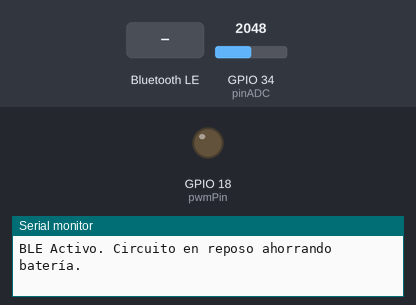
A sketch run on a simulated ESP32. On the bench: output pins drawn as LEDs (lit = HIGH), the last lines printed to the serial monitor. The inputs (shaded band) are chosen by the test bench; at power-on: GPIO 34 (pinADC) = 2048. Nothing arrives over Bluetooth unless stated; a phone connects over Bluetooth LE 3 s after start.

Above: at 1.2 s.
1.3 s: Bluetooth LE write "1" received
At 4.0 s:
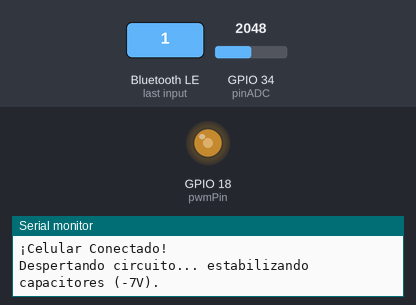
4.3 s: GPIO 34 (pinADC) set to 3550
5.8 s: GPIO 34 (pinADC) set to 3644
7.7 s: Bluetooth LE write "0" received
At 9.1 s:
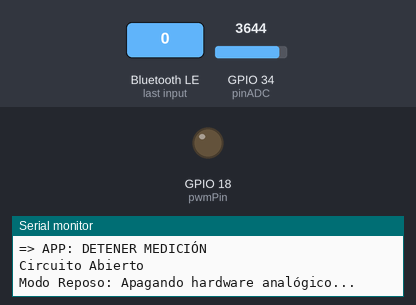
Timing chart, 0 to 10.2 s (numbered marks = the images above; inputs shaded):
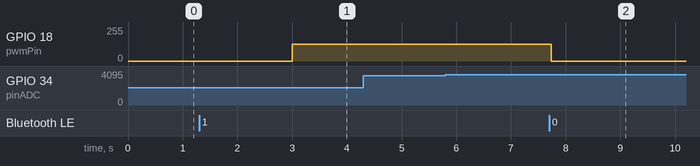

The sketch:

ohmnipulse_esp32_v2.ino
```cpp
#include <BLEDevice.h>
#include <BLEServer.h>
#include <BLEUtils.h>
#include <BLE2902.h>

// =========================================================================
// Miliohmímetro BLE para ESP32 - Optimizado (Batería y Promediado)
// =========================================================================

// --- Pines y Hardware ---
const int pwmPin = 18;
const int pwmFrecuencia = 100;
const int pwmResolucion = 8;
const int pinADC = 34;

// --- Constantes del Circuito ---
const float corrienteInyectada = 0.0196;
const float gananciaAD620 = 50.4;
const float voltajeReferenciaADC = 3.3;

// --- Variables BLE y Estados ---
BLEServer *pServer = NULL;
BLECharacteristic *pCharacteristicTX = NULL;
bool deviceConnected = false;
bool oldDeviceConnected = false;
bool medirYEnviar = false;

// --- NUEVAS VARIABLES DE CONTROL (Ahorro y Promedios) ---
bool hardwareEncendido = false;
int contadorMediciones = 0;
float sumaResistencias = 0.0;

#define SERVICE_UUID           "4fafc201-1fb5-459e-8fcc-c5c9c331914b"
#define CHARACTERISTIC_UUID_TX "beb5483e-36e1-4688-b7f5-ea07361b26a8"
#define CHARACTERISTIC_UUID_RX "beb5483f-36e1-4688-b7f5-ea07361b26a8"

class MyServerCallbacks: public BLEServerCallbacks {
    void onConnect(BLEServer* pServer) {
      deviceConnected = true;
      Serial.println("¡Celular Conectado!");
    };
    void onDisconnect(BLEServer* pServer) {
      deviceConnected = false;
      medirYEnviar = false;
      Serial.println("Celular Desconectado.");
    }
};

class MyCallbacks: public BLECharacteristicCallbacks {
    void onWrite(BLECharacteristic *pCharacteristic) {
      String rxValue = pCharacteristic->getValue();
      if (rxValue.length() > 0) {
        if (rxValue[0] == '1') {
          medirYEnviar = true;
          Serial.println("=> APP: INICIAR MEDICIÓN");
        } else if (rxValue[0] == '0') {
          medirYEnviar = false;
          Serial.println("=> APP: DETENER MEDICIÓN");
        }
      }
    }
};

void setup() {
  Serial.begin(115200);

  // Configuramos el PWM pero lo dejamos APAGADO (Duty Cycle 0)
  ledcAttach(pwmPin, pwmFrecuencia, pwmResolucion);
  ledcWrite(pwmPin, 0);
  hardwareEncendido = false;

  BLEDevice::init("ESP32_Miliohmimetro");
  pServer = BLEDevice::createServer();
  pServer->setCallbacks(new MyServerCallbacks());

  BLEService *pService = pServer->createService(SERVICE_UUID);

  pCharacteristicTX = pService->createCharacteristic(
                        CHARACTERISTIC_UUID_TX,
                        BLECharacteristic::PROPERTY_NOTIFY
                      );
  pCharacteristicTX->addDescriptor(new BLE2902());

  BLECharacteristic *pCharacteristicRX = pService->createCharacteristic(
                                           CHARACTERISTIC_UUID_RX,
                                           BLECharacteristic::PROPERTY_WRITE
                                         );
  pCharacteristicRX->setCallbacks(new MyCallbacks());

  pService->start();
  pServer->getAdvertising()->start();
  Serial.println("BLE Activo. Circuito en reposo ahorrando batería.");
}

void loop() {
  if (!deviceConnected && oldDeviceConnected) {
      delay(500);
      pServer->startAdvertising();
      oldDeviceConnected = deviceConnected;
  }
  if (deviceConnected && !oldDeviceConnected) {
      oldDeviceConnected = deviceConnected;
  }

  // LÓGICA DE MEDICIÓN Y ESTADOS
  if (deviceConnected && medirYEnviar) {

    // 1. Si el hardware estaba apagado, lo despertamos
    if (!hardwareEncendido) {
      Serial.println("Despertando circuito... estabilizando capacitores (-7V).");
      ledcWrite(pwmPin, 127); // Encender bomba de carga
      delay(1000);            // Esperar 1 segundo vital para la estabilidad
      hardwareEncendido = true;
      contadorMediciones = 0; // Reiniciamos variables
      sumaResistencias = 0.0;
    }

    // 2. Toma de una lectura con oversampling
    long sumaLecturas = 0;
    int muestras = 500;
    for(int i = 0; i < muestras; i++){
      sumaLecturas += analogRead(pinADC);
      delayMicroseconds(50);
    }
    float promedioADC = sumaLecturas / (float)muestras;

    float voltajeLeido = ((promedioADC * voltajeReferenciaADC) / 4095.0);
    float voltajeCalibrado = (voltajeLeido * 1.0) + 0.100; // offsetVoltaje

    // 3. Evaluar y promediar
    if (voltajeCalibrado > 3.0) {
      // Si está abierto, enviamos 0 inmediatamente y reseteamos el buffer
      // para no promediar "aire" con lecturas reales.
      Serial.println("Circuito Abierto");
      contadorMediciones = 0;
      sumaResistencias = 0.0;
      pCharacteristicTX->setValue("0.00,85,1,30");
      pCharacteristicTX->notify();
    }
    else {
      float voltajeReal = (voltajeCalibrado / gananciaAD620);
      float resistenciaBase = voltajeReal / corrienteInyectada;
      float resistenciaFinalOhmios = (resistenciaBase * 1.036);
      float resistenciamOhm = resistenciaFinalOhmios * 1000.0;

      sumaResistencias += resistenciamOhm;
      contadorMediciones++;

      Serial.print("Muestra ");
      Serial.print(contadorMediciones);
      Serial.print("/5: ");
      Serial.print(resistenciamOhm, 2);
      Serial.println(" mΩ");

      // 4. Cuando llegamos a 5 muestras, enviamos a la App
      if (contadorMediciones >= 50) {
        float promedioFinal = sumaResistencias / 50.0;

        Serial.print(">> ENVIANDO PROMEDIO BLE: ");
        Serial.print(promedioFinal, 2);
        Serial.println(" mΩ");

        String datosBLE = String(promedioFinal, 2) + ",85,1,30";
        pCharacteristicTX->setValue(datosBLE.c_str());
        pCharacteristicTX->notify();

        // Reiniciamos para el próximo bloque de 5
        contadorMediciones = 0;
        sumaResistencias = 0.0;
      }
    }
  }
  else {
    // 5. MODO REPOSO (Bajo consumo)
    if (hardwareEncendido) {
      Serial.println("Modo Reposo: Apagando hardware analógico...");
      ledcWrite(pwmPin, 0); // Apaga el transistor y los Op-Amps
      hardwareEncendido = false;
    }
    // Retardo largo en reposo para descargar el procesador
    delay(300);
  }
}
```

Measured:
- after the input at 1.3 s, GPIO 18 (pwmPin): 0/255 → 127/255 after 1.7 s
- after the input at 7.7 s, GPIO 18 (pwmPin): 127/255 → 0/255 at once
